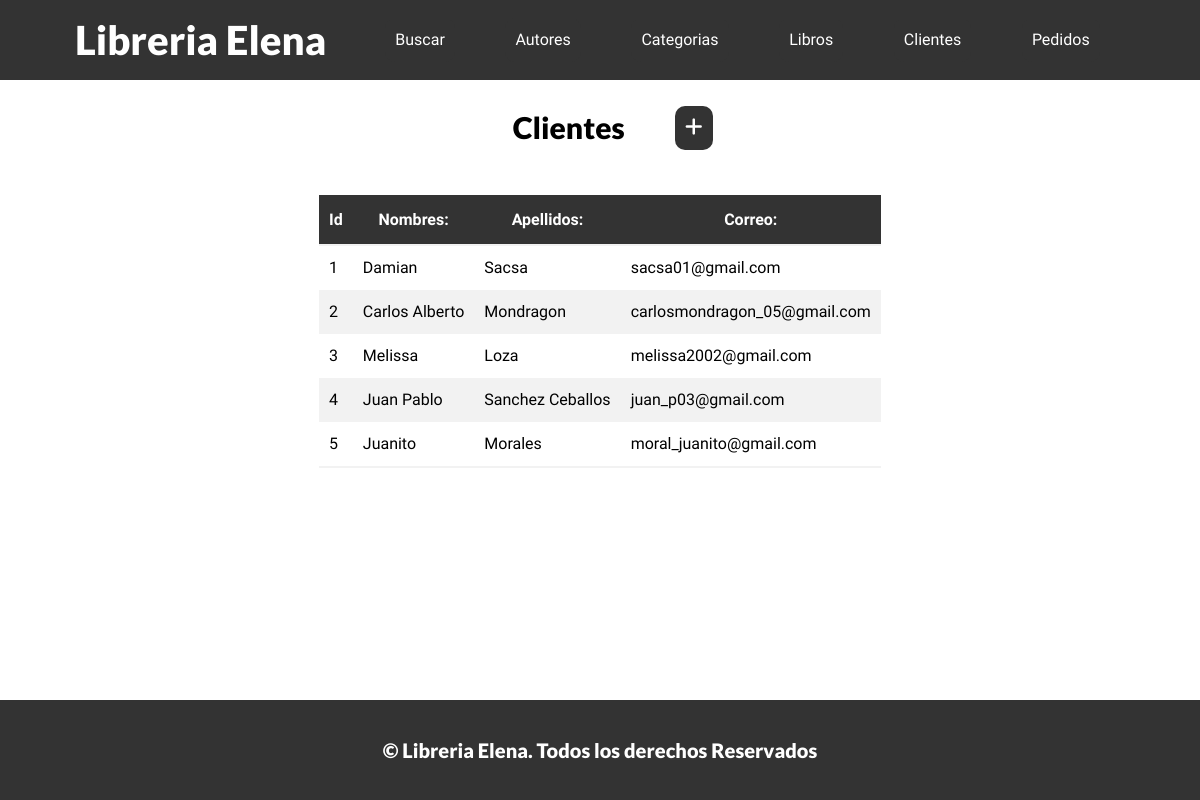
/clientes/, run on the app's committed database.
### appLibros/models.py (models this page shows, shortened)
class Cliente(models.Model):
    nombre = models.CharField(max_length=100)
    apellido = models.CharField(max_length=100)
    email = models.EmailField()

### appLibros/views.py (the view)
# urls.py: path('clientes/', clientes, name='clientes'),
def clientes(request):
    clientes = Cliente.objects.all()
    return render(request, 'clientes.html', {
        'clientes': clientes
    })

### appLibros/templates/clientes.html
{% extends 'index.html' %}
{% block contenido %}
<main class="contenedor">
    <div class="titulo-tabla">
        <h2>Clientes</h2>
        <a href="{% url 'cliente_form' %}" class="btn">
            <i class="fa fa-lg fa-plus" ></i>
        </a>
    </div>
    <table>
        <thead>
            <tr>
                <th>Id</th>
                <th>Nombres: </th>
                <th>Apellidos: </th>
                <th>Correo: </th>
            </tr>
        </thead>
        <tbody>
            {% for c in clientes %}
            <tr>
                <td>{{c.id}}</td>
                <td>{{c.nombre}}</td>
                <td>{{c.apellido}}</td>
                <td>{{c.email}}</td>
            </tr>
            {% endfor %}
        </tbody>
    </table>
</main>
{% endblock contenido %}

### appLibros/static/css/styles.css (style rules this page uses)
html { box-sizing: border-box; font-size: 62.5%; }
*, *:before, *:after { box-sizing: inherit; }
:root { --plomo: #333333; --plomo_btn: #515151; --fuentePrincipal: 'Roboto', sans-serif; --fuenteSecundaria: 'Lato', sans-serif; --separacion: 5rem; }
body { font-family: var(--fuentePrincipal); font-size: 1.6rem; line-height: 1.5; height: 100%; display: flex; flex-direction: column; min-height: 100vh; }
main { flex: 1; }
.contenedor { max-width: 120rem; width: 90%; margin: 0 auto; padding-bottom: 2rem; }
h1, h2, h3 { font-weight: 900; font-family: var(--fuenteSecundaria); margin: calc(var(--separacion) / 2) 0; }
h2 { font-size: 3rem; }
a { text-decoration: none; color: white; }
.btn { background-color: var(--plomo); display: block; color: white; padding: 1rem; text-align: center; border: none; transition: background-color .3s ease-out; cursor: pointer; width: auto; border-radius: 1rem; }
table { margin: 0 auto; max-width: 50 rem; border-collapse: collapse; margin-top: 2rem; margin-bottom: 3rem; }
thead { background-color: var(--plomo); color: white; }
th, td { padding: 1rem; }
tr:nth-child(even) { background-color: #f2f2f2; }
tr:last-child { border-bottom: 2px solid #f2f2f2; }
th { height: 5rem; }
.titulo-tabla { display: grid; margin: 0 auto; grid-template-columns: 3fr 1fr; max-width: 25rem; align-items: center; justify-items: center; }
.titulo-tabla a { max-width: 6rem; }

### data on the page
Cliente: id "1", nombre "Damian", apellido "Sacsa", email "sacsa01@gmail.com"
Cliente: id "2", nombre "Carlos Alberto", apellido "Mondragon", email "carlosmondragon_05@gmail.com"
Cliente: id "3", nombre "Melissa", apellido "Loza", email "melissa2002@gmail.com"
Cliente: id "4", nombre "Juan Pablo", apellido "Sanchez Ceballos", email "juan_p03@gmail.com"
Cliente: id "5", nombre "Juanito", apellido "Morales", email "moral_juanito@gmail.com"
